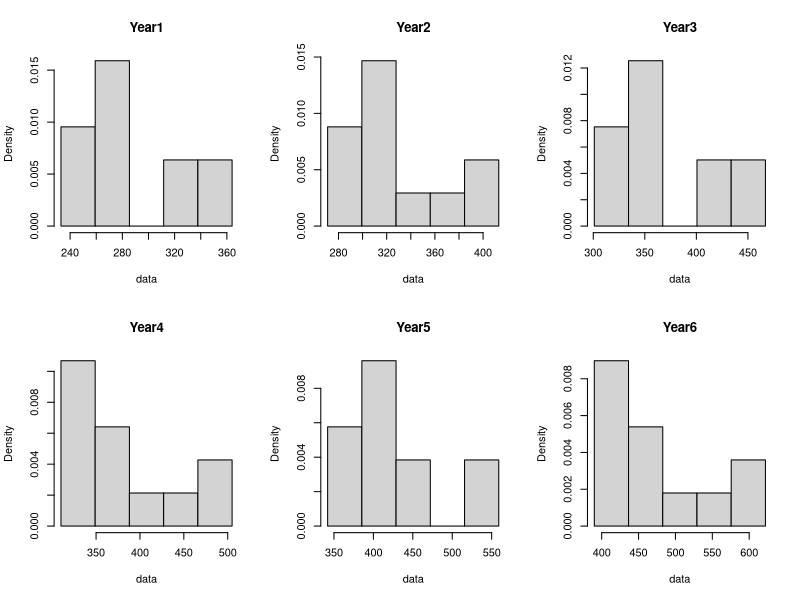
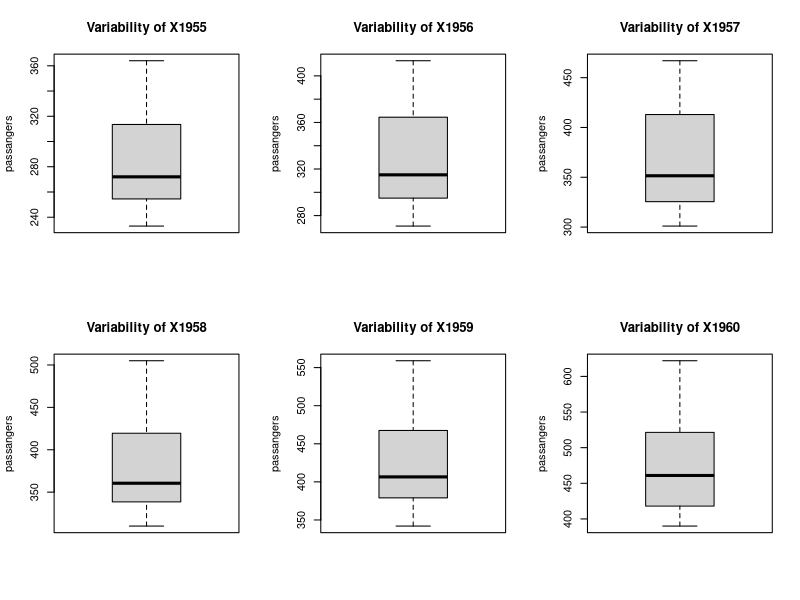
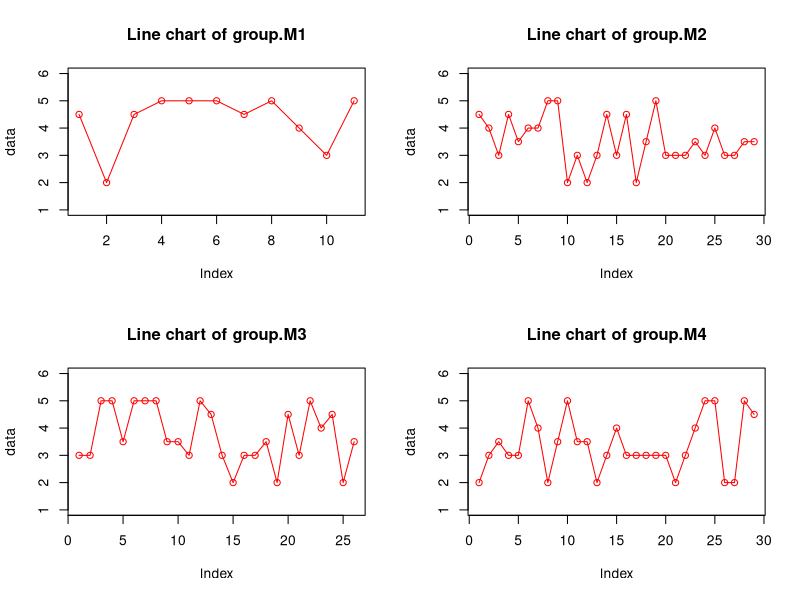

Here is the R script that generated these plots, in order: (Note: this script raises an error after producing the figures.)
#Lab2 Descriptive statistics
#Ex1
ex1_1 = rbinom(20, 10, 0.3)
ex1_2 = rbinom(20, 10, 0.3)
mean(ex1_1)
quantile(ex1_2)

# Variability measures
ex1_1[length(ex1_1)] - ex1_1[1] # Range
quantile(ex1_1)[4] - quantile(ex1_2)[1]  #interquartile range Q3 - Q1
sd(ex1_1)/mean(ex1_1)  # variability index
var(ex1_1)  #variance
sd(ex1_1)  # standard deviation

#quantiles
quantile(ex1_1, c(0.1, 0.3, 0.6, 0.9))

c(ex1_1, ex1_2) #merge two vectors
sort(c(ex1_1, ex1_2))

#Ex2 
ex2_1 = ex1_1[1:8]
ex2_2 = ex1_2[1:8]
ex2_3 = letters[1:8]

ex2_m1 = rbind(ex2_1, ex2_2, ex2_3)
ex2_d1 = data.frame(ex2_m1)

#Ex4
ex4_data = read.csv("flights.csv", sep=';')
length(ex4_data)  #gives number of columns

par(mfrow = c(2,3))
for (i in 1:length(ex4_data)){
  data = ex4_data[,i]
  hist(data,
       freq = FALSE, 
       breaks = seq(min(data), max(data), length = 6),
       xlim = c(min(data), max(data)),
       main = paste0("Year", i))
}

par(mfrow=c(2,3))
for (i in 1:length(ex4_data)){
  data = ex4_data[,i]
  boxplot(data,
          main=paste0("Variability of ", colnames(ex4_data)[i]),
          ylab="passangers",
          ylim=c(min(data), max(data)))
}

#Ex5
ex5_data = read.csv("strawberries.csv", sep = ";")
var(na.omit(ex5_data$crop.2010))


#Ex6 - important line graphs, dec=','
ex6_data = read.csv("notes.csv", sep=";", dec = ",")

par(mfrow=c(2,2))
for (i in 1:length(ex6_data)){
  data = na.omit(ex6_data[,i])
  #line chart 
  plot(data,
       type="o",
       ylim = c(min(data)-1, max(data)+1),
       main = paste0("Line chart of ", colnames(ex6_data)[i]),
       col="red")  
}

#Discrete histogram - frequency 
for (i in 1:length(ex6_data)){
  data = na.omit(ex6_data[,i])
  discrete.hist(data,
                freq = TRUE)
}

#Box plots
for (i in 1:length(ex6_data)){
  data = na.omit(ex6_data[,i])
  boxplot(data,
          ylim = c(min(data)-1, max(data)+1),
          main = paste("Box plot for", colnames(ex6_data)[i]))
}


# Pie charts
for(i in 1:length(ex6_data)){
  data = na.omit(ex6_data[,i])
  pie(table(data))
}

#Frequency tables? how to do them?